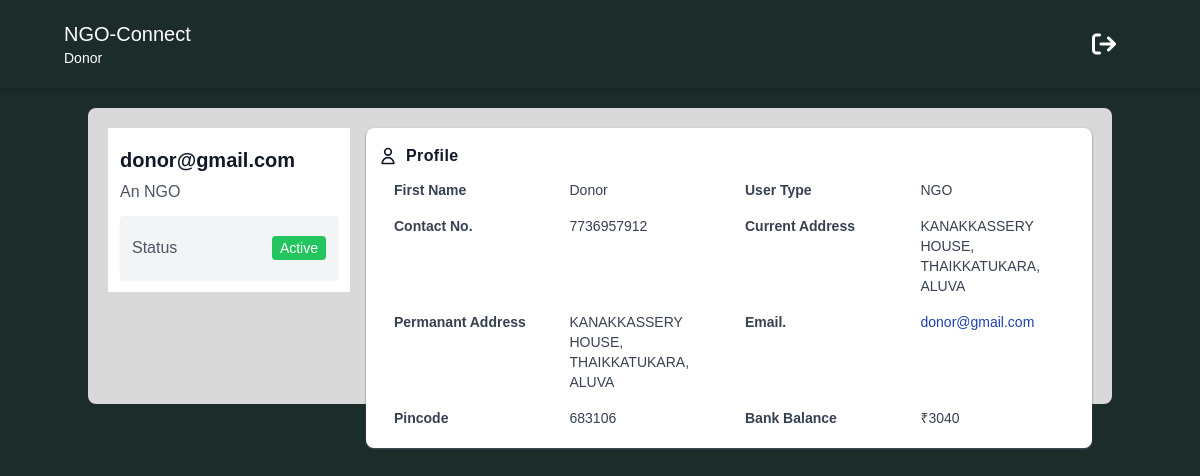
The app's page /ngo/ngo_profile_page (signed in), older data.
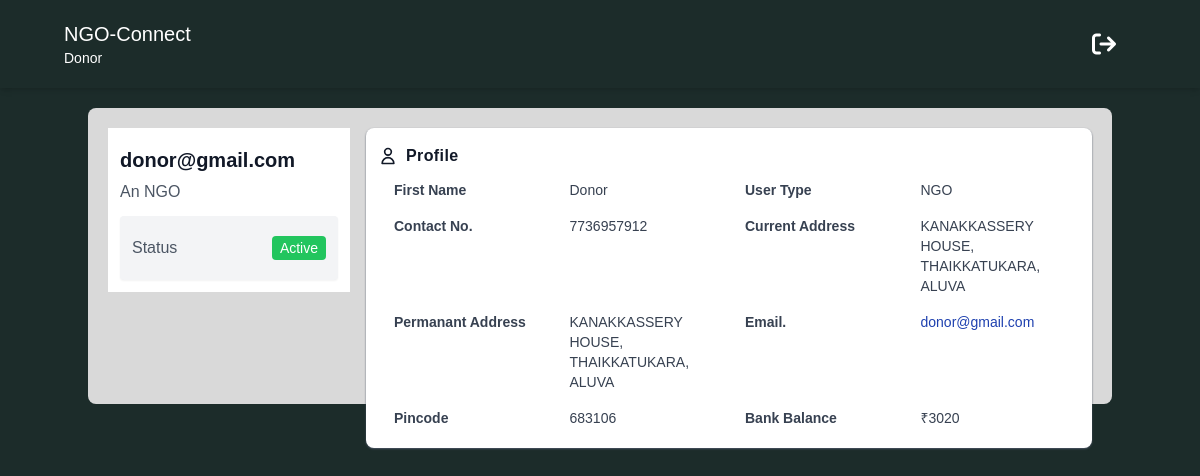
The same page, newer data.
### ngo/models.py (models this page shows)
class NgoBank(models.Model):
    user = models.OneToOneField(User, on_delete=models.CASCADE)
    current_balance = models.IntegerField(null=True)

### ngo/views.py (the view)
# urls.py: path('ngo_profile_page', views.ngo_profile_page, name="ngo_profile_page"),
def ngo_profile_page(request):
    profile = request.user
    try:
        ngouser = ngousers.objects.get(user=request.user)
    except ngousers.DoesNotExist:
        ngouser = ngousers(user=request.user)
    try:
        bank = NgoBank.objects.get(user=request.user)
    except NgoBank.DoesNotExist:
        bank = NgoBank(user=request.user)
    context = {
        'user' : profile,
        'ngouser' : ngouser,
        'bank' : bank,
    }
    return render(request, 'ngo_profile_page.html', context)

### ngo/templates/ngo_profile_page.html (shortened to what the changed rows need)
<!DOCTYPE html>
<html lang="en">
<head>
    <script src="https://cdn.tailwindcss.com"></script>
    <link rel="stylesheet" href="https://cdnjs.cloudflare.com/ajax/libs/font-awesome/6.1.1/css/all.min.css" />
</head>
<body style="font-family: sans-serif; background-color: #1C2C2A;">
<section id="profile">
    <div class="container mx-auto my-5 p-5 rounded-lg" style="background-color: #D9D9D9;">
        <div class="md:flex no-wrap md:-mx-2 ">
            <div class="w-full md:w-3/12 md:mx-2 ">
                <div class="bg-white p-3 shadow-gray-600">
                    <h1 class="text-gray-900 font-bold text-xl leading-8 my-1">{{ user.username }}</h1>
                </div>
            </div>
            <div class="w-full md:w-9/12 mx-2 h-64">
                <div class="bg-white p-3 shadow-sm shadow-gray-600 rounded-lg">
                    <div class="text-gray-700">
                        <div class="grid md:grid-cols-2 text-sm">
                            <div class="grid grid-cols-2">
                                <div class="px-4 py-2 font-semibold">Bank Balance</div>
                                <div class="px-4 py-2">₹{{ bank.current_balance }}</div>
                            </div>
                        </div>
                    </div>
                </div>
            </div>
        </div>
    </div>
</section>
</body>
</html>

Row changes from the older to the newer data that the page shows:
changed NgoBank: current_balance "3040" → "3020"
